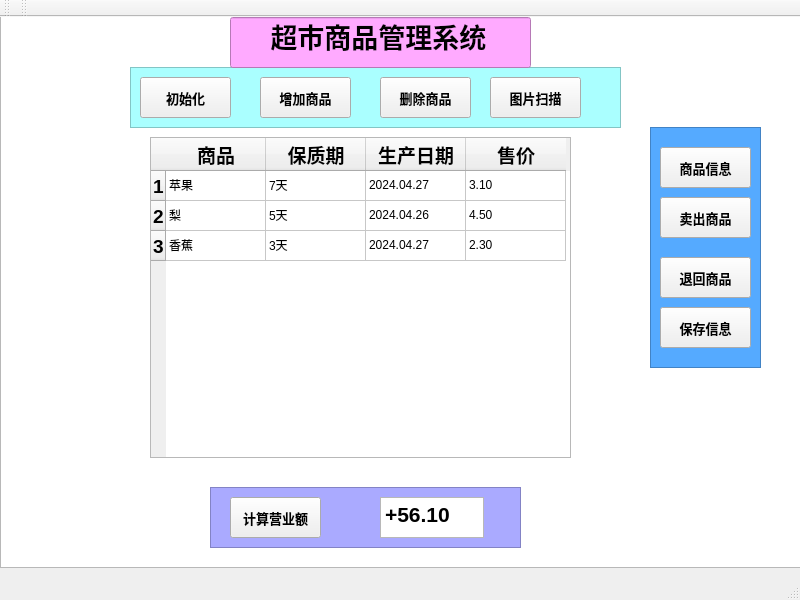
<?xml version="1.0" encoding="UTF-8"?>
<ui version="4.0">
 <class>MainWindow</class>
 <widget class="QMainWindow" name="MainWindow">
  <property name="geometry">
   <rect>
    <x>0</x>
    <y>0</y>
    <width>800</width>
    <height>600</height>
   </rect>
  </property>
  <property name="windowTitle">
   <string>MainWindow</string>
  </property>
  <widget class="QWidget" name="centralwidget">
   <widget class="QTableWidget" name="tableWidget">
    <property name="geometry">
     <rect>
      <x>150</x>
      <y>120</y>
      <width>421</width>
      <height>321</height>
     </rect>
    </property>
    <row>
     <property name="text">
      <string>1</string>
     </property>
     <property name="font">
      <font>
       <pointsize>14</pointsize>
       <bold>true</bold>
      </font>
     </property>
    </row>
    <row>
     <property name="text">
      <string>2</string>
     </property>
     <property name="font">
      <font>
       <pointsize>14</pointsize>
       <bold>true</bold>
      </font>
     </property>
    </row>
    <row>
     <property name="text">
      <string>3</string>
     </property>
     <property name="font">
      <font>
       <pointsize>14</pointsize>
       <bold>true</bold>
      </font>
     </property>
    </row>
    <column>
     <property name="text">
      <string>商品</string>
     </property>
     <property name="font">
      <font>
       <pointsize>14</pointsize>
       <bold>true</bold>
      </font>
     </property>
    </column>
    <column>
     <property name="text">
      <string>保质期</string>
     </property>
     <property name="font">
      <font>
       <pointsize>14</pointsize>
       <bold>true</bold>
      </font>
     </property>
    </column>
    <column>
     <property name="text">
      <string>生产日期</string>
     </property>
     <property name="font">
      <font>
       <pointsize>14</pointsize>
       <bold>true</bold>
      </font>
     </property>
    </column>
    <column>
     <property name="text">
      <string>售价</string>
     </property>
     <property name="font">
      <font>
       <pointsize>14</pointsize>
       <bold>true</bold>
      </font>
     </property>
    </column>
    <item row="0" column="0">
     <property name="text">
      <string>苹果</string>
     </property>
    </item>
    <item row="0" column="1">
     <property name="text">
      <string>7天</string>
     </property>
    </item>
    <item row="0" column="2">
     <property name="text">
      <string>2024.04.27</string>
     </property>
    </item>
    <item row="0" column="3">
     <property name="text">
      <string>3.10</string>
     </property>
    </item>
    <item row="1" column="0">
     <property name="text">
      <string>梨</string>
     </property>
    </item>
    <item row="1" column="1">
     <property name="text">
      <string>5天</string>
     </property>
    </item>
    <item row="1" column="2">
     <property name="text">
      <string>2024.04.26</string>
     </property>
    </item>
    <item row="1" column="3">
     <property name="text">
      <string>4.50</string>
     </property>
    </item>
    <item row="2" column="0">
     <property name="text">
      <string>香蕉</string>
     </property>
    </item>
    <item row="2" column="1">
     <property name="text">
      <string>3天</string>
     </property>
    </item>
    <item row="2" column="2">
     <property name="text">
      <string>2024.04.27</string>
     </property>
    </item>
    <item row="2" column="3">
     <property name="text">
      <string>2.30</string>
     </property>
    </item>
   </widget>
   <widget class="QPushButton" name="pushButton">
    <property name="geometry">
     <rect>
      <x>490</x>
      <y>60</y>
      <width>91</width>
      <height>41</height>
     </rect>
    </property>
    <property name="font">
     <font>
      <pointsize>10</pointsize>
      <bold>true</bold>
     </font>
    </property>
    <property name="text">
     <string>图片扫描</string>
    </property>
   </widget>
   <widget class="QPushButton" name="pushButton_2">
    <property name="geometry">
     <rect>
      <x>660</x>
      <y>180</y>
      <width>91</width>
      <height>41</height>
     </rect>
    </property>
    <property name="font">
     <font>
      <pointsize>10</pointsize>
      <bold>true</bold>
     </font>
    </property>
    <property name="text">
     <string>卖出商品</string>
    </property>
   </widget>
   <widget class="QPushButton" name="pushButton_3">
    <property name="geometry">
     <rect>
      <x>660</x>
      <y>240</y>
      <width>91</width>
      <height>41</height>
     </rect>
    </property>
    <property name="font">
     <font>
      <pointsize>10</pointsize>
      <bold>true</bold>
     </font>
    </property>
    <property name="text">
     <string>退回商品</string>
    </property>
   </widget>
   <widget class="QPushButton" name="pushButton_4">
    <property name="geometry">
     <rect>
      <x>140</x>
      <y>60</y>
      <width>91</width>
      <height>41</height>
     </rect>
    </property>
    <property name="font">
     <font>
      <pointsize>10</pointsize>
      <bold>true</bold>
     </font>
    </property>
    <property name="text">
     <string>初始化</string>
    </property>
   </widget>
   <widget class="QPushButton" name="pushButton_5">
    <property name="geometry">
     <rect>
      <x>260</x>
      <y>60</y>
      <width>91</width>
      <height>41</height>
     </rect>
    </property>
    <property name="font">
     <font>
      <pointsize>10</pointsize>
      <bold>true</bold>
     </font>
    </property>
    <property name="text">
     <string>增加商品</string>
    </property>
   </widget>
   <widget class="QPushButton" name="pushButton_6">
    <property name="geometry">
     <rect>
      <x>380</x>
      <y>60</y>
      <width>91</width>
      <height>41</height>
     </rect>
    </property>
    <property name="font">
     <font>
      <pointsize>10</pointsize>
      <bold>true</bold>
     </font>
    </property>
    <property name="text">
     <string>删除商品</string>
    </property>
   </widget>
   <widget class="QPushButton" name="pushButton_7">
    <property name="geometry">
     <rect>
      <x>230</x>
      <y>480</y>
      <width>91</width>
      <height>41</height>
     </rect>
    </property>
    <property name="font">
     <font>
      <pointsize>10</pointsize>
      <bold>true</bold>
     </font>
    </property>
    <property name="text">
     <string>计算营业额</string>
    </property>
   </widget>
   <widget class="QTextEdit" name="textEdit_2">
    <property name="geometry">
     <rect>
      <x>380</x>
      <y>480</y>
      <width>104</width>
      <height>41</height>
     </rect>
    </property>
    <property name="html">
     <string>&lt;!DOCTYPE HTML PUBLIC &quot;-//W3C//DTD HTML 4.0//EN&quot; &quot;http://www.w3.org/TR/REC-html40/strict.dtd&quot;&gt;
&lt;html&gt;&lt;head&gt;&lt;meta name=&quot;qrichtext&quot; content=&quot;1&quot; /&gt;&lt;meta charset=&quot;utf-8&quot; /&gt;&lt;style type=&quot;text/css&quot;&gt;
p, li { white-space: pre-wrap; }
hr { height: 1px; border-width: 0; }
li.unchecked::marker { content: &quot;\2610&quot;; }
li.checked::marker { content: &quot;\2612&quot;; }
&lt;/style&gt;&lt;/head&gt;&lt;body style=&quot; font-family:'Microsoft YaHei UI'; font-size:9pt; font-weight:400; font-style:normal;&quot;&gt;
&lt;p style=&quot; margin-top:0px; margin-bottom:0px; margin-left:0px; margin-right:0px; -qt-block-indent:0; text-indent:0px;&quot;&gt;&lt;span style=&quot; font-size:16pt; font-weight:700;&quot;&gt;+56.10&lt;/span&gt;&lt;/p&gt;&lt;/body&gt;&lt;/html&gt;</string>
    </property>
   </widget>
   <widget class="QPushButton" name="pushButton_9">
    <property name="geometry">
     <rect>
      <x>660</x>
      <y>290</y>
      <width>91</width>
      <height>41</height>
     </rect>
    </property>
    <property name="font">
     <font>
      <pointsize>10</pointsize>
      <bold>true</bold>
     </font>
    </property>
    <property name="text">
     <string>保存信息</string>
    </property>
   </widget>
   <widget class="QPushButton" name="pushButton_10">
    <property name="geometry">
     <rect>
      <x>660</x>
      <y>130</y>
      <width>91</width>
      <height>41</height>
     </rect>
    </property>
    <property name="font">
     <font>
      <pointsize>10</pointsize>
      <bold>true</bold>
     </font>
    </property>
    <property name="text">
     <string>商品信息</string>
    </property>
   </widget>
   <widget class="QListView" name="listView">
    <property name="geometry">
     <rect>
      <x>0</x>
      <y>-10</y>
      <width>801</width>
      <height>561</height>
     </rect>
    </property>
    <property name="styleSheet">
     <string notr="true">background-image: url(&quot;:/1.png&quot;)</string>
    </property>
   </widget>
   <widget class="QListView" name="listView_2">
    <property name="geometry">
     <rect>
      <x>130</x>
      <y>50</y>
      <width>491</width>
      <height>61</height>
     </rect>
    </property>
    <property name="styleSheet">
     <string notr="true">background-color: rgb(85, 255, 127);
background-color: rgb(255, 255, 127);
background-color: rgb(170, 255, 255);</string>
    </property>
   </widget>
   <widget class="QListView" name="listView_3">
    <property name="geometry">
     <rect>
      <x>650</x>
      <y>110</y>
      <width>111</width>
      <height>241</height>
     </rect>
    </property>
    <property name="styleSheet">
     <string notr="true">background-color: rgb(85, 170, 255);</string>
    </property>
   </widget>
   <widget class="QListView" name="listView_4">
    <property name="geometry">
     <rect>
      <x>210</x>
      <y>470</y>
      <width>311</width>
      <height>61</height>
     </rect>
    </property>
    <property name="styleSheet">
     <string notr="true">background-color: rgb(170, 170, 255);</string>
    </property>
   </widget>
   <widget class="QLineEdit" name="lineEdit">
    <property name="geometry">
     <rect>
      <x>230</x>
      <y>0</y>
      <width>301</width>
      <height>51</height>
     </rect>
    </property>
    <property name="font">
     <font>
      <pointsize>20</pointsize>
      <bold>true</bold>
     </font>
    </property>
    <property name="styleSheet">
     <string notr="true">background-color: rgb(255, 0, 127);
background-color: rgb(255, 170, 255);</string>
    </property>
    <property name="text">
     <string>     超市商品管理系统</string>
    </property>
   </widget>
   <zorder>listView</zorder>
   <zorder>listView_4</zorder>
   <zorder>listView_3</zorder>
   <zorder>listView_2</zorder>
   <zorder>tableWidget</zorder>
   <zorder>pushButton</zorder>
   <zorder>pushButton_2</zorder>
   <zorder>pushButton_3</zorder>
   <zorder>pushButton_4</zorder>
   <zorder>pushButton_5</zorder>
   <zorder>pushButton_6</zorder>
   <zorder>pushButton_7</zorder>
   <zorder>textEdit_2</zorder>
   <zorder>pushButton_9</zorder>
   <zorder>pushButton_10</zorder>
   <zorder>lineEdit</zorder>
  </widget>
  <widget class="QMenuBar" name="menubar">
   <property name="geometry">
    <rect>
     <x>0</x>
     <y>0</y>
     <width>800</width>
     <height>21</height>
    </rect>
   </property>
  </widget>
  <widget class="QStatusBar" name="statusbar"/>
  <widget class="QToolBar" name="toolBar">
   <property name="windowTitle">
    <string>toolBar</string>
   </property>
   <attribute name="toolBarArea">
    <enum>TopToolBarArea</enum>
   </attribute>
   <attribute name="toolBarBreak">
    <bool>false</bool>
   </attribute>
  </widget>
  <widget class="QToolBar" name="toolBar_2">
   <property name="windowTitle">
    <string>toolBar_2</string>
   </property>
   <attribute name="toolBarArea">
    <enum>TopToolBarArea</enum>
   </attribute>
   <attribute name="toolBarBreak">
    <bool>false</bool>
   </attribute>
  </widget>
 </widget>
 <resources/>
 <connections/>
</ui>
